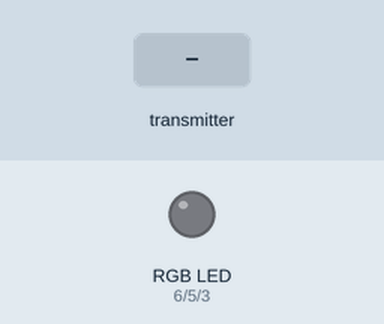
A sketch run on a simulated Arduino Uno, built with avr-gcc and run on an emulated ATmega328P. Parts: an RGB LED mixed from three pins (HIGH = lit). The inputs (shaded band) are chosen by the test bench. Dim RGB values are drawn brighter than linear; no radio packets arrive unless stated.

Above: at 1.2 s.
1.3 s: the transmitter starts sending data.1 = 64
At 1.8 s:
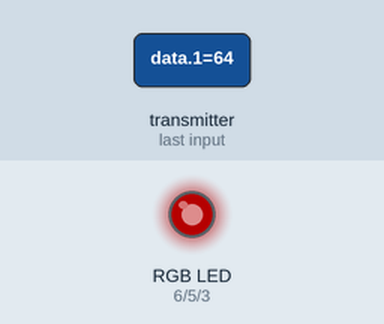
2.8 s: the transmitter starts sending data.2 = 64
At 4.0 s:
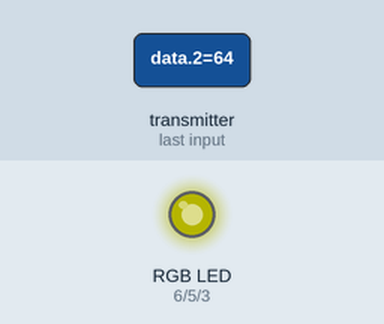
4.3 s: the transmitter starts sending data.3 = 64
At 5.2 s:
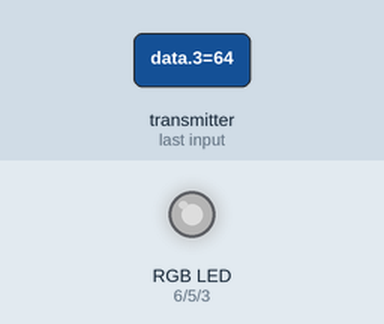
5.8 s: the transmitter starts sending data.1 = 0
At 6.4 s:
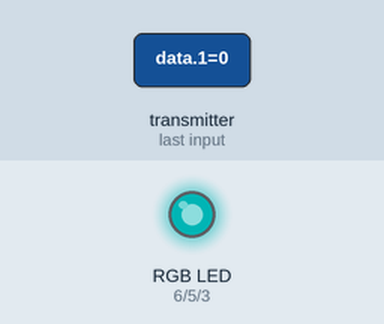
7.3 s: the transmitter starts sending data.2 = 0
At 8.5 s:
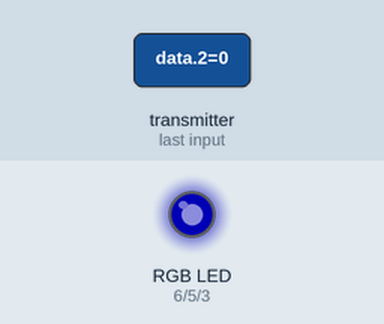
8.8 s: the transmitter starts sending data.3 = 128
At 9.8 s:
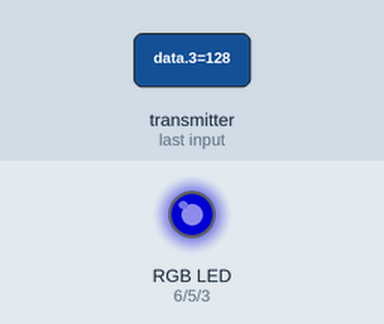
Timing chart, 0 to 11.3 s (numbered marks = the images above; inputs shaded):
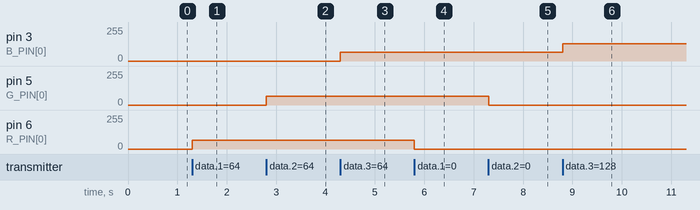

Measured:
- after the input at 1.3 s, pin 6 (R_PIN[0]): 0/255 → 64/255 at once
- after the input at 2.8 s, pin 5 (G_PIN[0]): 0/255 → 64/255 at once
- after the input at 4.3 s, pin 3 (B_PIN[0]): 0/255 → 64/255 at once
- after the input at 5.8 s, pin 6 (R_PIN[0]): 64/255 → 0/255 at once
- after the input at 7.3 s, pin 5 (G_PIN[0]): 64/255 → 0/255 at once
- after the input at 8.8 s, pin 3 (B_PIN[0]): 64/255 → 128/255 at once

The sketch:

DMXreceiver.ino
```cpp
// Arduino application for receiving DMX data from DMXtransmitter
// and controlling lights more or less directry via GPIO

#include <SPI.h>
#include "RF24.h"
#include "radio_constants.h"

// Each receiver needs its own ID here
// This is used as a part of address in the nRF24 radio
// Transmitter sends data to radios 1..wireless_receiver_count

const uint8_t RECEIVER_IDENTIFIER = 0x02;

// Current code supports any number of
// voltage controlled RGB strips.
// Hardware however supports only 3 channels of
// common anode (or cathode? need to check.)

const uint8_t R_PIN[] = {6};
const uint8_t G_PIN[] = {5};
const uint8_t B_PIN[] = {3};
const uint8_t strip_count = 1;


void set_led(uint8_t led_pin, uint8_t brightness) {
  // Depending on whether leds are common cathode or anode, the
  // pin should be driven higher or lower to make the channel brighter.
  char true_output = brightness;
  analogWrite(led_pin, true_output);
}

// Radio
// Pins CE=9, CSN=10 defined in radio_constants.h
RF24 radio(CHIP_ENABLE_PIN, CHIP_SELECT_PIN);

void setup() {
  // Initialize leds
  for(int subchannel = 1; subchannel <= strip_count; subchannel++) {
    pinMode(R_PIN[subchannel-1], OUTPUT);
    set_led(R_PIN[subchannel-1], 0);

    pinMode(G_PIN[subchannel-1], OUTPUT);
    set_led(G_PIN[subchannel-1], 0);

    pinMode(B_PIN[subchannel-1], OUTPUT);
    set_led(B_PIN[subchannel-1], 0);
  }

  radio.begin();

  uint64_t addr = RADIO_DATA_PIPE_MASK | RECEIVER_IDENTIFIER;
  radio.openReadingPipe(RADIO_DATA_PIPE_NUM, addr);
  radio.startListening();
}

void loop() {
  if (radio.available()) {
    uint8_t data[4];
    bool done = false;

    while (!done) {
      // transmitter sends its data as
      // (target, r, g, b), each value is uint8
      done = radio.read(&data, sizeof(data));

      uint8_t subchannel = data[0];
      uint8_t r = data[1];
      uint8_t g = data[2];
      uint8_t b = data[3];

      if (subchannel <= strip_count) {
        set_led(R_PIN[subchannel-1], r);
        set_led(G_PIN[subchannel-1], g);
        set_led(B_PIN[subchannel-1], b);
      }
    }
  }
  else {
    delay(1);
  }
}
```

radio_constants.h
```cpp
#ifndef RADIO_CONSTANTS_H
#define RADIO_CONSTANTS_H

// Nää on semmosia joita ois kiva tietää sekä tuolla lähettäjällä
// et vastaanottajalla
const uint8_t CHIP_ENABLE_PIN = A0;
const uint8_t CHIP_SELECT_PIN = 10;

// Nää on valittu ihan ns. läpällä
// Silti järkevähköä että dataputki 1 lukemiseen
// Tää on yhteinen osa kaikissa radionumeroissa
const uint64_t RADIO_DATA_PIPE_MASK = 0xF0F0F0F000LL;
const uint8_t RADIO_DATA_PIPE_NUM = 1;
// Periaatteessa meillä ei oo telemetriaa
const uint8_t RADIO_TELEMETRY_PIPE_NUM = 2;
const uint64_t RADIO_TELEMETRY_PIPE_MASK = 0xF1F1F1F100LL;

// Muotoa (RETRY_DELAY + 1) * 250 mikrosekuntia
// Tämä arvo siis (15 + 1) * .250 = 4 millisekuntia
const uint8_t RADIO_RETRY_DELAY = 15;
const uint8_t RADIO_MAX_RETRIES = 15;

// Kanava, jota käytetään
// Väliltä 0-127, oletetaan et 0 toimii? Toivottavasti
// oletus on 4C en tiä miks
const uint8_t RADIO_RF_CHANNEL = 0x4C ;

#endif
```
